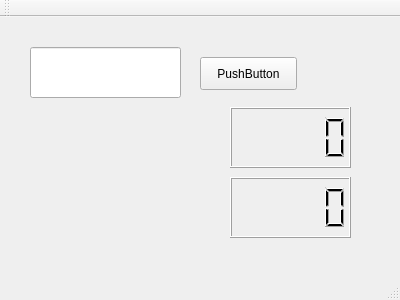
<?xml version="1.0" encoding="UTF-8"?>
<ui version="4.0">
 <class>MainWindow</class>
 <widget class="QMainWindow" name="MainWindow">
  <property name="geometry">
   <rect>
    <x>0</x>
    <y>0</y>
    <width>400</width>
    <height>300</height>
   </rect>
  </property>
  <property name="windowTitle">
   <string>MainWindow</string>
  </property>
  <widget class="QWidget" name="centralWidget">
   <widget class="QLineEdit" name="lineEditDisplacement">
    <property name="geometry">
     <rect>
      <x>30</x>
      <y>30</y>
      <width>151</width>
      <height>51</height>
     </rect>
    </property>
   </widget>
   <widget class="QLCDNumber" name="lcdNumberSpeed">
    <property name="geometry">
     <rect>
      <x>230</x>
      <y>90</y>
      <width>121</width>
      <height>61</height>
     </rect>
    </property>
   </widget>
   <widget class="QPushButton" name="pushButton">
    <property name="geometry">
     <rect>
      <x>200</x>
      <y>40</y>
      <width>97</width>
      <height>33</height>
     </rect>
    </property>
    <property name="text">
     <string>PushButton</string>
    </property>
   </widget>
   <widget class="QLCDNumber" name="lcdNumberAcc">
    <property name="geometry">
     <rect>
      <x>230</x>
      <y>160</y>
      <width>121</width>
      <height>61</height>
     </rect>
    </property>
   </widget>
  </widget>
  <widget class="QMenuBar" name="menuBar">
   <property name="geometry">
    <rect>
     <x>0</x>
     <y>0</y>
     <width>400</width>
     <height>29</height>
    </rect>
   </property>
  </widget>
  <widget class="QToolBar" name="mainToolBar">
   <attribute name="toolBarArea">
    <enum>TopToolBarArea</enum>
   </attribute>
   <attribute name="toolBarBreak">
    <bool>false</bool>
   </attribute>
  </widget>
  <widget class="QStatusBar" name="statusBar"/>
 </widget>
 <layoutdefault spacing="6" margin="11"/>
 <resources/>
 <connections/>
</ui>
